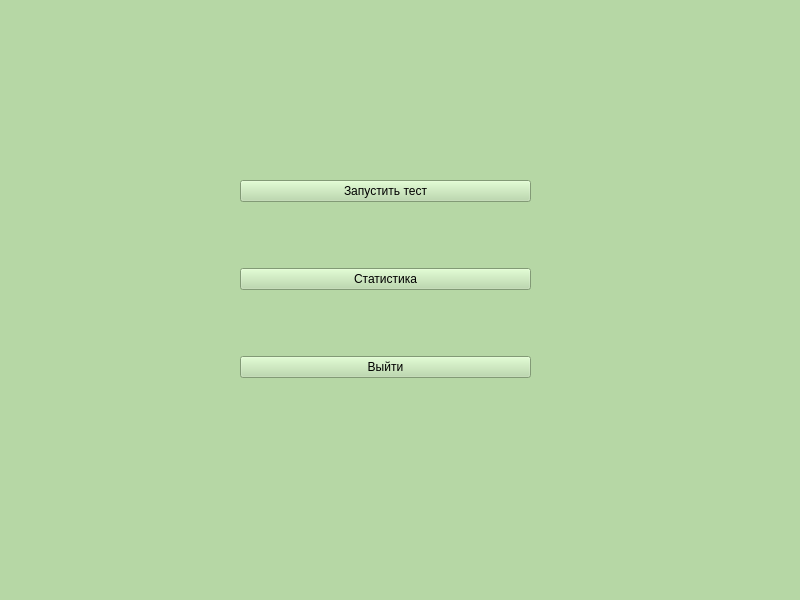
<?xml version="1.0" encoding="UTF-8"?>
<ui version="4.0">
 <class>MainMenu</class>
 <widget class="QMainWindow" name="MainMenu">
  <property name="geometry">
   <rect>
    <x>0</x>
    <y>0</y>
    <width>800</width>
    <height>600</height>
   </rect>
  </property>
  <property name="windowTitle">
   <string>Географический тест</string>
  </property>
  <property name="styleSheet">
   <string notr="true">background-color: hsl(100, 100, 190);</string>
  </property>
  <widget class="QWidget" name="centralwidget">
   <widget class="QWidget" name="verticalLayoutWidget">
    <property name="geometry">
     <rect>
      <x>240</x>
      <y>120</y>
      <width>291</width>
      <height>321</height>
     </rect>
    </property>
    <layout class="QVBoxLayout" name="verticalLayout">
     <item>
      <widget class="QPushButton" name="pushButton_start">
       <property name="sizePolicy">
        <sizepolicy hsizetype="Minimum" vsizetype="Fixed">
         <horstretch>0</horstretch>
         <verstretch>30</verstretch>
        </sizepolicy>
       </property>
       <property name="text">
        <string>Запустить тест</string>
       </property>
      </widget>
     </item>
     <item>
      <widget class="QPushButton" name="pushButton_stats">
       <property name="text">
        <string>Статистика</string>
       </property>
      </widget>
     </item>
     <item>
      <widget class="QPushButton" name="pushButton_exit">
       <property name="text">
        <string>Выйти</string>
       </property>
      </widget>
     </item>
    </layout>
   </widget>
  </widget>
  <widget class="QMenuBar" name="menubar">
   <property name="geometry">
    <rect>
     <x>0</x>
     <y>0</y>
     <width>800</width>
     <height>22</height>
    </rect>
   </property>
   <property name="styleSheet">
    <string notr="true">background-color: hsl(100, 10, 210);</string>
   </property>
   <property name="defaultUp">
    <bool>false</bool>
   </property>
  </widget>
  <widget class="QStatusBar" name="statusbar"/>
 </widget>
 <resources/>
 <connections/>
</ui>
